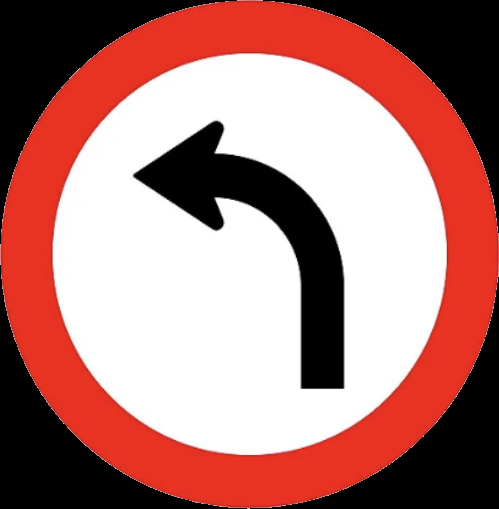
#> input picture perception/ebva_sign_depth/data/examples/esq.png, 499 x 509 px
$ python segmentation.py ../data/examples/esq.png ../data/examples/dir.png
#> lines starting #> are read from the running program, lines starting #| are printed output that depends on the picture; after the words box and inside, x2 and y2 are one past the last pixel; in counts of white or black regions, pixels touching at a corner belong together
#> in principal, imagem is the input picture: shape (509, 499, 3); mean B, G, R 118.6, 123.1, 175.3
"""
Segmentação de placas de trânsito circulares (borda vermelha, fundo branco,
símbolos pretos) a partir de uma imagem.

Estratégia:
1. Converter para HSV e segmentar a cor vermelha (a borda da placa).
   Como o vermelho "quebra" o círculo de matiz (Hue) em 0/180, usamos
   duas faixas de vermelho e somamos as máscaras.
2. Aplicar operações morfológicas para fechar buracos e remover ruído.
3. Preencher o interior do contorno vermelho (a borda é um anel, não um
   disco cheio) para obter a região completa da placa.
4. Encontrar contornos e filtrar por circularidade e área, já que as
   placas são circulares.
5. Filtrar pela cor do MIOLO (interior, sem a borda vermelha): objetos
   vermelhos e redondos que não sejam placas (frutas, bolas, luzes) são
   descartados se o interior não for predominantemente branco/preto.
6. Retornar/salvar a máscara binária (0 = fundo, 255 = placa).
7. Classificar cada placa recortada comparando-a (por correlação, após
   normalizar em cinza/tamanho fixo) com 6 templates de referência:
   esq.jpg, dir.jpg, p_esq.jpg, p_dir.jpg, fre.jpg, p_fre.jpg.

Uso:
    python segmentar_placa.py caminho_da_imagem.jpg [pasta_templates]
"""

import os
import sys
import cv2
import numpy as np


def segmentar_placa(imagem_bgr, area_min=300, circularidade_min=0.6,
                     fracao_branco_preto_min=0.6):
    """
    Recebe uma imagem BGR (como lida pelo cv2.imread) e retorna:
        mascara_final : imagem binária (uint8, 0/255) do mesmo tamanho
                         da imagem de entrada, com as regiões de placas
                         marcadas como 255.
        contornos_validos : lista de contornos aceitos (para desenhar
                             caixas/círculos se desejado).
        diametros_px : diâmetro estimado (em pixels) de cada placa.
    """
    # --- 1. Segmentação da cor vermelha em HSV ---
    hsv = cv2.cvtColor(imagem_bgr, cv2.COLOR_BGR2HSV)

    # Faixa 1: vermelho "baixo" (próximo de 0°)
    baixo1 = np.array([0, 70, 50])
    alto1 = np.array([10, 255, 255])
    mascara1 = cv2.inRange(hsv, baixo1, alto1)

    # Faixa 2: vermelho "alto" (próximo de 180°)
    baixo2 = np.array([170, 70, 50])
    alto2 = np.array([180, 255, 255])
    mascara2 = cv2.inRange(hsv, baixo2, alto2)

    mascara_vermelho = cv2.bitwise_or(mascara1, mascara2)

    # --- 2. Limpeza morfológica ---
    kernel = cv2.getStructuringElement(cv2.MORPH_ELLIPSE, (5, 5))
    mascara_vermelho = cv2.morphologyEx(mascara_vermelho, cv2.MORPH_CLOSE,
                                         kernel, iterations=3)
    mascara_vermelho = cv2.morphologyEx(mascara_vermelho, cv2.MORPH_OPEN,
                                         kernel, iterations=1)

    # --- 3. Preencher o interior do anel vermelho ---
    contornos, hierarquia = cv2.findContours(
        mascara_vermelho, cv2.RETR_EXTERNAL, cv2.CHAIN_APPROX_SIMPLE
    )

    mascara_final = np.zeros(mascara_vermelho.shape, dtype=np.uint8)
    contornos_validos = []
    diametros_px = []

    for cnt in contornos:
        area = cv2.contourArea(cnt)
        if area < area_min:
            continue

        perimetro = cv2.arcLength(cnt, True)
        if perimetro == 0:
            continue

        # Circularidade: 1.0 = círculo perfeito
        circularidade = 4 * np.pi * area / (perimetro ** 2)
        if circularidade < circularidade_min:
            continue

        # Filtro de cor do miolo: descarta objetos vermelhos e redondos
        # que não sejam placas (o miolo de uma placa real é
        # predominantemente branco/preto, não colorido)
        if not miolo_e_branco_ou_preto(imagem_bgr, cnt, area,
                                        fracao_branco_preto_min):
            continue

        # Preenche o contorno (disco cheio, incluindo miolo branco/preto)
        cv2.drawContours(mascara_final, [cnt], -1, 255, thickness=cv2.FILLED)
        contornos_validos.append(cnt)
        diametros_px.append(estimar_diametro(cnt))

    return mascara_final, contornos_validos, diametros_px


def miolo_e_branco_ou_preto(imagem_bgr, contorno, area, fracao_min=0.6,
                             margem_erosao=0.25):
    """
    Verifica se o INTERIOR de um contorno (excluindo a borda vermelha)
    é predominantemente branco ou preto.

    Passos:
    1. Desenha o disco cheio do contorno em uma máscara.
    2. Erode essa máscara para "comer" a borda vermelha, sobrando só o
       miolo (proporcional ao raio estimado do círculo).
    3. Em HSV, classifica cada pixel do miolo como:
         branco -> baixa saturação e alto valor (brilho)
         preto  -> baixo valor (brilho), independente da saturação
    4. Aceita o contorno se a fração de pixels válidos (branco + preto)
       no miolo for >= fracao_min.

    Isso rejeita objetos vermelhos/redondos (frutas, bolas, luzes, etc.)
    cujo interior não seja branco/preto como o de uma placa real.
    """
    mascara_disco = np.zeros(imagem_bgr.shape[:2], dtype=np.uint8)
    cv2.drawContours(mascara_disco, [contorno], -1, 255, thickness=cv2.FILLED)

    raio_estimado = max(1, int(np.sqrt(area / np.pi)))
    erosao = max(2, int(raio_estimado * margem_erosao))
    kernel = cv2.getStructuringElement(cv2.MORPH_ELLIPSE,
                                        (erosao * 2 + 1, erosao * 2 + 1))
    mascara_miolo = cv2.erode(mascara_disco, kernel)

    total_miolo = cv2.countNonZero(mascara_miolo)
    if total_miolo == 0:
        return False

    hsv = cv2.cvtColor(imagem_bgr, cv2.COLOR_BGR2HSV)
    saturacao = hsv[:, :, 1]
    valor = hsv[:, :, 2]

    e_branco = (saturacao < 60) & (valor > 150)
    e_preto = valor < 80
    e_valido = e_branco | e_preto

    pixels_miolo = mascara_miolo == 255
    validos_no_miolo = np.count_nonzero(e_valido & pixels_miolo)

    fracao = validos_no_miolo / total_miolo
    return fracao >= fracao_min


def estimar_diametro(contorno):
    """
    Estima o diâmetro (em pixels) de uma placa a partir do seu contorno,
    usando a ALTURA (dimensão em y) do bounding box.

    Por que altura e não largura?
    - Postes, outras placas, galhos etc. tendem a se sobrepor às laterais
      da placa (eixo x) com mais frequência do que ao topo/base, então a
      largura do contorno é mais suscetível a oclusões parciais.
    - Fotos de rua costumam ter leve inclinação vertical (pitch) e pouca
      rotação de rolagem (roll); isso tende a comprimir a largura aparente
      do círculo com mais frequência do que a altura.
    Por isso a altura do bounding box costuma ser uma estimativa mais
    estável do diâmetro real do círculo do que a largura.
    """
    _, _, largura, altura = cv2.boundingRect(contorno)
    return altura


def aplicar_mascara_na_imagem(imagem_bgr, mascara):
    """
    Retorna uma imagem do MESMO TAMANHO da entrada, com os pixels fora
    da máscara zerados (pretos) e os pixels dentro da máscara mantidos
    com a cor original.

    mascara: imagem binária (0/255), mesmo tamanho de imagem_bgr
             (ex.: a mascara_final retornada por segmentar_placa).
    """
    return cv2.bitwise_and(imagem_bgr, imagem_bgr, mask=mascara)


def recortar_placas(imagem_bgr, contornos, mascara=None, margem=0):
    """
    Recorta, para cada contorno detectado, a menor região retangular
    (bounding box) que contém a placa — ou seja, o "tamanho necessário".

    mascara: se fornecida (a mascara_final de segmentar_placa), é
             aplicada ANTES do recorte, então os cantos do bounding box
             fora do círculo da placa também ficam pretos. Sem isso, o
             recorte é só um retângulo "cru" da imagem original — os
             cantos fora do círculo mantêm a cor de fundo original.
    margem: pixels extras adicionados em volta do recorte (opcional),
            já limitados às bordas da imagem.

    Retorna uma lista de imagens (arrays numpy), uma por placa, na
    mesma ordem de `contornos`.
    """
    imagem_fonte = imagem_bgr
    if mascara is not None:
        imagem_fonte = aplicar_mascara_na_imagem(imagem_bgr, mascara)

    altura_img, largura_img = imagem_fonte.shape[:2]
    recortes = []

    for cnt in contornos:
        x, y, w, h = cv2.boundingRect(cnt)

        x0 = max(0, x - margem)
        y0 = max(0, y - margem)
        x1 = min(largura_img, x + w + margem)
        y1 = min(altura_img, y + h + margem)

        recortes.append(imagem_fonte[y0:y1, x0:x1])

    return recortes


# --- Classificação das placas por comparação com templates ---
#
# Cada template é uma imagem de referência com fundo preto (mesmo
# formato gerado por aplicar_mascara_na_imagem/recortar_placas), uma
# por classe de placa. O nome do arquivo mapeia para o rótulo da classe.
TEMPLATES_PADRAO = {
    "esq.jpg": "Vire a esquerda",
    "dir.jpg": "Vire a direita",
    "p_esq.jpg": "Proibido virar a esquerda",
    "p_dir.jpg": "Proibido virar a direita",
    "fre.jpg": "Siga em frente",
    "p_fre.jpg": "Proibido seguir em frente",
}


def preparar_para_comparacao(imagem_bgr, tamanho=128):
    """
    Normaliza uma imagem (recorte ou template) para comparação:
    escala de cinza + redimensionamento para um tamanho fixo, já que
    recortes de placas diferentes têm dimensões diferentes.
    """
    cinza = cv2.cvtColor(imagem_bgr, cv2.COLOR_BGR2GRAY)
    return cv2.resize(cinza, (tamanho, tamanho), interpolation=cv2.INTER_AREA)


def carregar_templates(pasta_templates, tamanho=128):
    """
    Carrega e prepara (cinza + redimensiona) cada template listado em
    TEMPLATES_PADRAO a partir de pasta_templates.

    Retorna um dicionário {rotulo: imagem_preparada}. Templates cujo
    arquivo não for encontrado são ignorados (com aviso no console).
    """
    templates_preparados = {}

    for nome_arquivo, rotulo in TEMPLATES_PADRAO.items():
        caminho = os.path.join(pasta_templates, nome_arquivo)
        template = cv2.imread(caminho)

        if template is None:
            print(f"  [aviso] template não encontrado: {caminho}")
            continue

        templates_preparados[rotulo] = preparar_para_comparacao(template, tamanho)
#> in preparar_para_comparacao, `return cv2.resize(cinza, (tamanho, tamanho), interpolation=cv2.INTER_A..`:
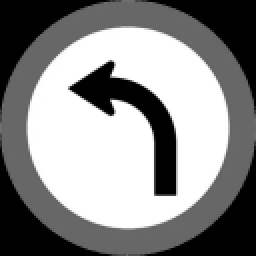
#> returned value: shape (128, 128) (shown 2 times larger); min 0, max 255, mean 138.2
#> pass 2 of the loop in carregar_templates, `for nome_arquivo, rotulo in TEMPLATES_PADRAO.items():`:
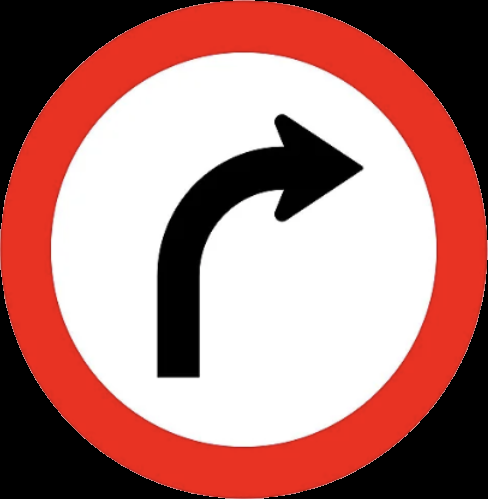
#> input picture perception/ebva_sign_depth/data/examples/dir.png, 488 x 499 px, given in place of dir.jpg, which was not available
#> in carregar_templates, template is the input picture: shape (499, 488, 3); mean B, G, R 118.7, 123.2, 175.5
#> in preparar_para_comparacao (call 2), `cinza = cv2.cvtColor(imagem_bgr, cv2.COLOR_BGR2GRAY)`:
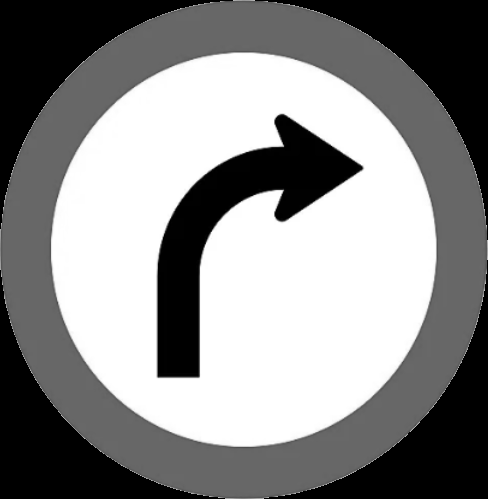
#> cinza: shape (499, 488); min 0, max 255, mean 138.3
#> in preparar_para_comparacao (call 2), `return cv2.resize(cinza, (tamanho, tamanho), interpolation=cv2.INTER_A..`:
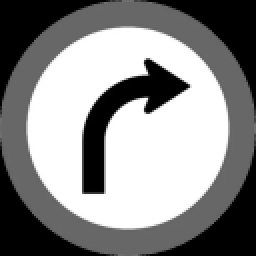
#> returned value: shape (128, 128) (shown 2 times larger); min 0, max 255, mean 138.3
#> pass 3 of the loop in carregar_templates, `for nome_arquivo, rotulo in TEMPLATES_PADRAO.items():`:
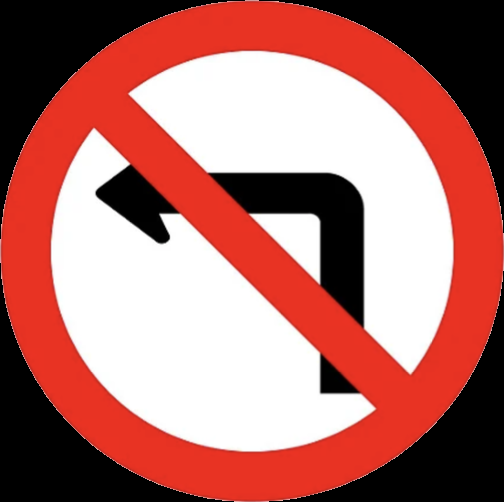
#> input picture perception/ebva_sign_depth/data/examples/p_esq.png, 504 x 502 px, given in place of p_esq.jpg, which was not available
#> in carregar_templates, template is the input picture: shape (502, 504, 3); mean B, G, R 107.9, 113.4, 177.5
#> in preparar_para_comparacao (call 3), `cinza = cv2.cvtColor(imagem_bgr, cv2.COLOR_BGR2GRAY)`:
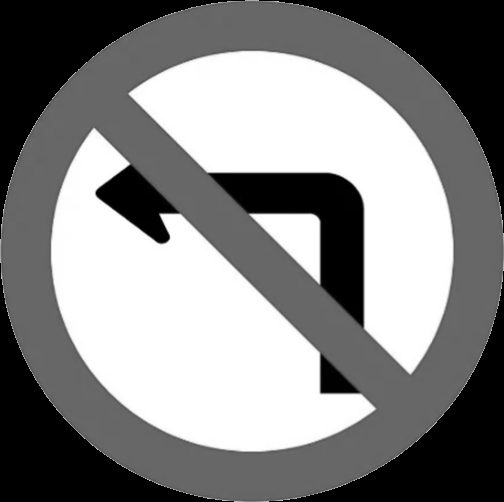
#> cinza: shape (502, 504); min 0, max 255, mean 131.9
#> in preparar_para_comparacao (call 3), `return cv2.resize(cinza, (tamanho, tamanho), interpolation=cv2.INTER_A..`:
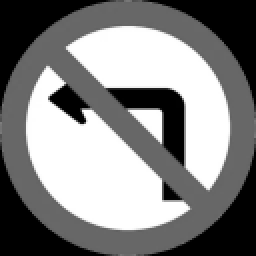
#> returned value: shape (128, 128) (shown 2 times larger); min 0, max 255, mean 131.9
#> the loop made 6 passes; the first 3 are shown

    return templates_preparados


def classificar_placa(recorte_bgr, templates_preparados, tamanho=128):
    """
    Classifica um recorte de placa (fundo preto) comparando-o com cada
    template via correlação normalizada (cv2.matchTemplate,
    TM_CCOEFF_NORMED) sobre as versões em cinza/redimensionadas.

    Retorna (rotulo_mais_provavel, score), onde score vai de -1 a 1
    (quanto maior, mais parecido). Se templates_preparados estiver
    vazio, retorna (None, 0.0).
    """
    if not templates_preparados:
        return None, 0.0

    alvo = preparar_para_comparacao(recorte_bgr, tamanho)

    melhor_rotulo = None
    melhor_score = -1.0

    for rotulo, template in templates_preparados.items():
        resultado = cv2.matchTemplate(alvo, template, cv2.TM_CCOEFF_NORMED)
        score = float(resultado[0][0])
        if score > melhor_score:
            melhor_score = score
            melhor_rotulo = rotulo

    return melhor_rotulo, melhor_score


def principal():
    if len(sys.argv) < 2:
        print("Uso: python segmentar_placa.py <caminho_da_imagem> [pasta_templates]")
        sys.exit(1)

    caminho = sys.argv[1]
    imagem = cv2.imread(caminho)

    if imagem is None:
        print(f"Não foi possível abrir a imagem: {caminho}")
        sys.exit(1)

    # Pasta com esq.jpg, dir.jpg, p_esq.jpg, p_dir.jpg, fre.jpg, p_fre.jpg.
    # Por padrão, procura na mesma pasta deste script; pode ser
    # sobrescrita passando um terceiro argumento na linha de comando.
    if len(sys.argv) >= 3:
        pasta_templates = sys.argv[2]
    else:
        pasta_templates = os.path.dirname(os.path.abspath(__file__))
    templates = carregar_templates(pasta_templates)
#> templates = 6 items

    mascara, contornos, diametros_px = segmentar_placa(imagem)
#> in segmentar_placa, `hsv = cv2.cvtColor(imagem_bgr, cv2.COLOR_BGR2HSV)`: hsv: shape (509, 499, 3); mean H, S, V 3.7, 63.2, 175.4
#> in segmentar_placa, `mascara1 = cv2.inRange(hsv, baixo1, alto1)`:
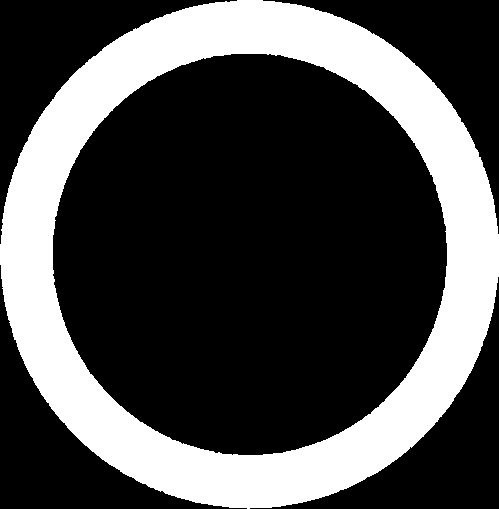
#> mascara1: shape (509, 499); 29.5% white; 1 white region, box (x1, y1, x2, y2) and area: (0, 0, 499, 509) 74853
#> in segmentar_placa, `mascara2 = cv2.inRange(hsv, baixo2, alto2)`: mascara2: shape (509, 499); 0.09% white in thin lines or dots
#> in segmentar_placa, `mascara_vermelho = cv2.bitwise_or(mascara1, mascara2)`: mascara_vermelho: shape (509, 499); 29.6% white; 1 white region, box (x1, y1, x2, y2) and area: (0, 0, 499, 509) 75084
#> in segmentar_placa, `mascara_vermelho = cv2.morphologyEx(mascara_vermelho, cv2.MORPH_CLOSE,..`:
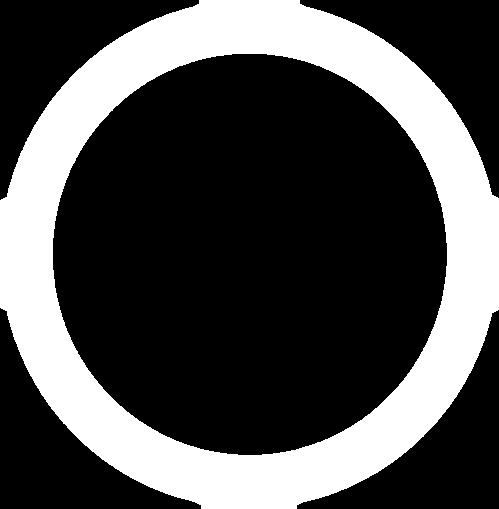
#> mascara_vermelho: shape (509, 499); 29.9% white; 1 white region
#> in segmentar_placa, `contornos, hierarquia = cv2.findContours( mascara_vermelho, cv2.RETR_E..`: contornos = 1 contour; box (x1, y1, x2, y2) and area: (0, 0, 499, 509) 199402
#> the loop in segmentar_placa, `for cnt in contornos:` made 1 pass
#> (area, perimetro, circularidade, raio_estimado in miolo_e_branco_ou_preto, erosao in miolo_e_branco_ou_preto, total_miolo in miolo_e_branco_ou_preto, validos_no_miolo in miolo_e_branco_ou_preto, fracao in miolo_e_branco_ou_preto) on pass 1: (199402.5, 1682.2, 0.885, 251, 62, 115739, 114429, 0.989)
#> pass 1, in miolo_e_branco_ou_preto, `mascara_miolo = cv2.erode(mascara_disco, kernel)`:
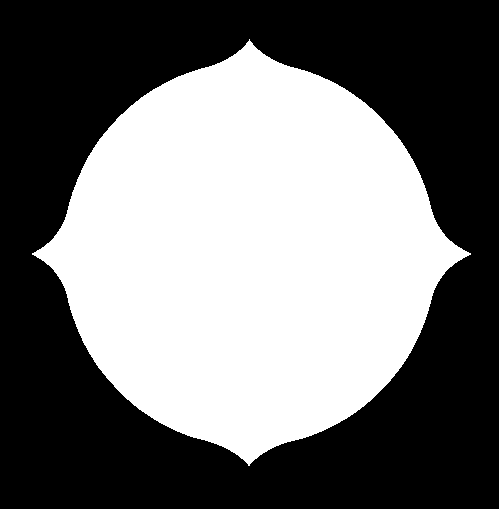
#> mascara_miolo: shape (509, 499); 45.6% white; 1 white region, box (x1, y1, x2, y2) and area: (32, 39, 471, 466) 115739
#> pass 1, in miolo_e_branco_ou_preto, `valor = hsv[:, :, 2]`:
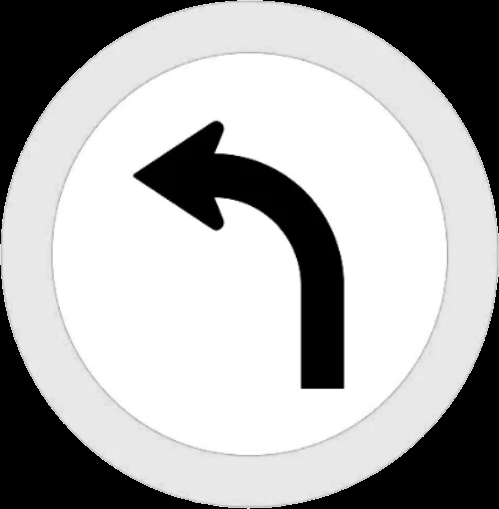
#> valor: shape (509, 499); min 0, max 255, mean 175.4
#> after the loop in segmentar_placa, `for cnt in contornos:`:
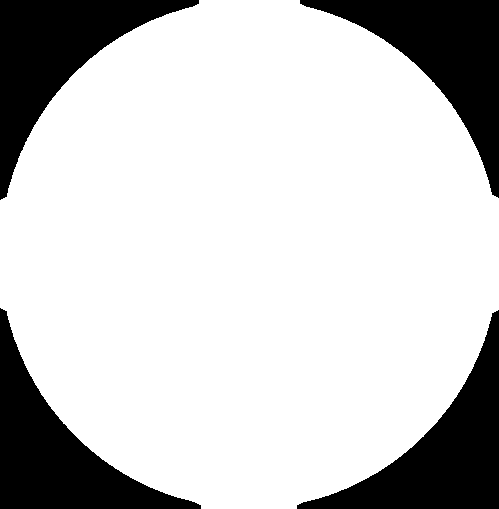
#> mascara_final: shape (509, 499); 78.8% white; 4 black regions
#> after the loop in segmentar_placa, `for cnt in contornos:`: contornos_validos has the same summary as contornos; diametros_px = [509]
#> diametros_px = [509]

    # Nomes de saída derivados do arquivo de entrada, ex.:
    # "foto.jpg" -> "foto_mascara.png" e "foto_overlay.png"
    pasta = os.path.dirname(caminho)
    nome_base = os.path.splitext(os.path.basename(caminho))[0]

    saida_mascara = os.path.join(pasta, f"{nome_base}_mascara.png")
    cv2.imwrite(saida_mascara, mascara)
    print(f"Máscara salva em: {saida_mascara}")
    print(f"Número de placas detectadas: {len(contornos)}")
#| Número de placas detectadas: 1
    for i, diametro in enumerate(diametros_px, start=1):
        print(f"  Placa {i}: diâmetro estimado = {diametro} px")
#> this loop made 1 pass
#> (i, diametro) on pass 1: (1, 509)
#|   Placa 1: diâmetro estimado = 509 px

    # Visualização opcional: sobrepõe o contorno detectado na imagem original,
    # junto com o diâmetro estimado de cada placa
    imagem_overlay = imagem.copy()
    cv2.drawContours(imagem_overlay, contornos, -1, (0, 255, 0), 2)
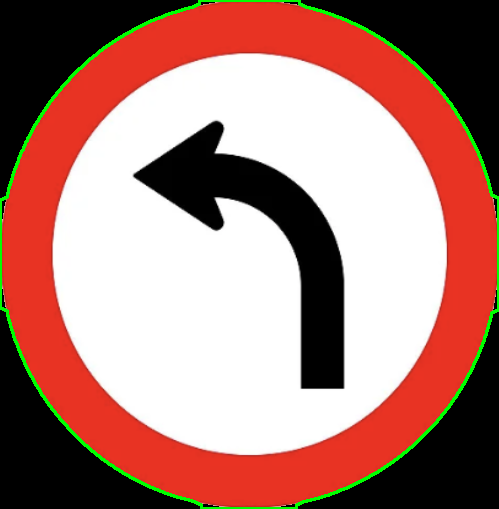
#> imagem_overlay: shape (509, 499, 3); 1.99% of pixels changed, all inside (x1, y1, x2, y2) = (0, 0, 499, 509)
    for cnt, diametro in zip(contornos, diametros_px):
        x, y, largura, altura = cv2.boundingRect(cnt)
        texto = f"{diametro}px"
        cv2.putText(imagem_overlay, texto, (x, max(y - 10, 0)),
                    cv2.FONT_HERSHEY_SIMPLEX, 0.7, (0, 255, 0), 2)
#> this loop made 1 pass
#> (diametro, x, y, largura, altura, texto) on pass 1: (509, 0, 0, 499, 509, '509px')
#> imagem_overlay: shape (509, 499, 3); 0.03% of pixels changed, all inside (x1, y1, x2, y2) = (3, 0, 67, 7)

    saida_overlay = os.path.join(pasta, f"{nome_base}_overlay.png")
    cv2.imwrite(saida_overlay, imagem_overlay)
    print(f"Overlay salvo em: {saida_overlay}")

    # Imagem nas dimensões originais, com tudo preto exceto as placas
    imagem_apenas_placas = aplicar_mascara_na_imagem(imagem, mascara)
    saida_apenas_placas = os.path.join(pasta, f"{nome_base}_apenas_placas.png")
    cv2.imwrite(saida_apenas_placas, imagem_apenas_placas)
    print(f"Imagem com fundo preto salva em: {saida_apenas_placas}")

    # Recortes individuais, cada um no menor tamanho que contém a placa
    recortes = recortar_placas(imagem, contornos, mascara=mascara)
#> the loop in recortar_placas, `for cnt in contornos:` made 1 pass
#> (x, y, w, h, x0, y0, x1, y1) on pass 1: (0, 0, 499, 509, 0, 0, 499, 509)
#> after the loop in recortar_placas, `for cnt in contornos:`: recortes = 1 item
#> recortes = 1 item
    for i, recorte in enumerate(recortes, start=1):
        saida_recorte = os.path.join(pasta, f"{nome_base}_placa_{i}.png")
        cv2.imwrite(saida_recorte, recorte)

        rotulo, score = classificar_placa(recorte, templates)
        if rotulo is not None:
            print(f"Recorte da placa {i} salvo em: {saida_recorte} "
                  f"({recorte.shape[1]}x{recorte.shape[0]} px) "
                  f"-> classificada como: {rotulo} (score={score:.3f})")
        else:
            print(f"Recorte da placa {i} salvo em: {saida_recorte} "
                  f"({recorte.shape[1]}x{recorte.shape[0]} px) "
                  f"-> não classificada (nenhum template carregado)")
#> this loop made 1 pass
#> (i, rotulo, score) on pass 1: (1, 'Vire a esquerda', 1)
#| Recorte da placa 1 salvo em: ../data/examples/esq_placa_1.png (499x509 px) -> classificada como: Vire a esquerda (score=1.000)


if __name__ == "__main__":
    principal()
